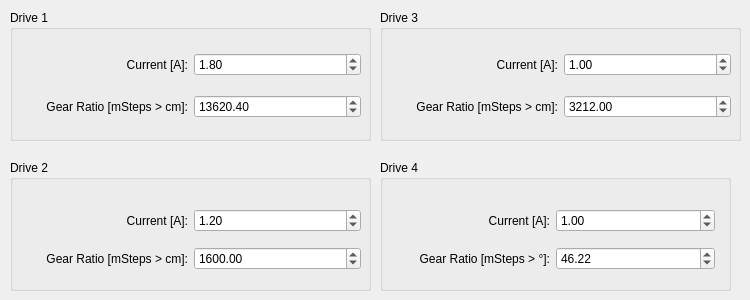
    <widget class="QWidget" name="MotorTab">
     <attribute name="title">
      <string>Motor Settings</string>
     </attribute>
     <widget class="QGroupBox" name="gbDr1">
      <property name="enabled">
       <bool>true</bool>
      </property>
      <property name="geometry">
       <rect>
        <x>10</x>
        <y>10</y>
        <width>361</width>
        <height>131</height>
       </rect>
      </property>
      <property name="title">
       <string>Drive 1</string>
      </property>
      <widget class="QWidget" name="layoutWidget">
       <property name="geometry">
        <rect>
         <x>10</x>
         <y>30</y>
         <width>341</width>
         <height>91</height>
        </rect>
       </property>
       <layout class="QGridLayout" name="gridLayout_3">
        <item row="0" column="0">
         <widget class="QLabel" name="lCurrent1">
          <property name="text">
           <string>Current [A]:</string>
          </property>
          <property name="alignment">
           <set>Qt::AlignRight|Qt::AlignTrailing|Qt::AlignVCenter</set>
          </property>
         </widget>
        </item>
        <item row="0" column="1">
         <widget class="QDoubleSpinBox" name="sbCurrent1">
          <property name="decimals">
           <number>2</number>
          </property>
          <property name="minimum">
           <double>0.100000000000000</double>
          </property>
          <property name="maximum">
           <double>2.800000000000000</double>
          </property>
          <property name="singleStep">
           <double>0.100000000000000</double>
          </property>
          <property name="value">
           <double>1.800000000000000</double>
          </property>
         </widget>
        </item>
        <item row="1" column="0">
         <widget class="QLabel" name="lGear1">
          <property name="layoutDirection">
           <enum>Qt::LeftToRight</enum>
          </property>
          <property name="text">
           <string>Gear Ratio [mSteps &gt; cm]:</string>
          </property>
          <property name="alignment">
           <set>Qt::AlignRight|Qt::AlignTrailing|Qt::AlignVCenter</set>
          </property>
         </widget>
        </item>
        <item row="1" column="1">
         <widget class="QDoubleSpinBox" name="sbGear1">
          <property name="maximum">
           <double>1000000.000000000000000</double>
          </property>
          <property name="singleStep">
           <double>0.100000000000000</double>
          </property>
          <property name="value">
           <double>13620.399999999999636</double>
          </property>
         </widget>
        </item>
       </layout>
      </widget>
     </widget>
     <widget class="QGroupBox" name="gbDr3">
      <property name="geometry">
       <rect>
        <x>380</x>
        <y>10</y>
        <width>361</width>
        <height>131</height>
       </rect>
      </property>
      <property name="title">
       <string>Drive 3</string>
      </property>
      <widget class="QWidget" name="layoutWidget">
       <property name="geometry">
        <rect>
         <x>10</x>
         <y>30</y>
         <width>341</width>
         <height>91</height>
        </rect>
       </property>
       <layout class="QGridLayout" name="gridLayout_5">
        <item row="0" column="0">
         <widget class="QLabel" name="lCurrent3">
          <property name="text">
           <string>Current [A]:</string>
          </property>
          <property name="alignment">
           <set>Qt::AlignRight|Qt::AlignTrailing|Qt::AlignVCenter</set>
          </property>
         </widget>
        </item>
        <item row="0" column="1">
         <widget class="QDoubleSpinBox" name="sbCurrent3">
          <property name="decimals">
           <number>2</number>
          </property>
          <property name="minimum">
           <double>0.100000000000000</double>
          </property>
          <property name="maximum">
           <double>1.200000000000000</double>
          </property>
          <property name="singleStep">
           <double>0.100000000000000</double>
          </property>
          <property name="value">
           <double>1.000000000000000</double>
          </property>
         </widget>
        </item>
        <item row="1" column="0">
         <widget class="QLabel" name="lGear3">
          <property name="layoutDirection">
           <enum>Qt::LeftToRight</enum>
          </property>
          <property name="text">
           <string>Gear Ratio [mSteps &gt; cm]:</string>
          </property>
          <property name="alignment">
           <set>Qt::AlignRight|Qt::AlignTrailing|Qt::AlignVCenter</set>
          </property>
         </widget>
        </item>
        <item row="1" column="1">
         <widget class="QDoubleSpinBox" name="sbGear3">
          <property name="maximum">
           <double>100000.000000000000000</double>
          </property>
          <property name="value">
           <double>3212.000000000000000</double>
          </property>
         </widget>
        </item>
       </layout>
      </widget>
     </widget>
     <widget class="QGroupBox" name="gbDr4">
      <property name="geometry">
       <rect>
        <x>380</x>
        <y>160</y>
        <width>351</width>
        <height>131</height>
       </rect>
      </property>
      <property name="title">
       <string>Drive 4</string>
      </property>
      <widget class="QWidget" name="layoutWidget">
       <property name="geometry">
        <rect>
         <x>10</x>
         <y>40</y>
         <width>325</width>
         <height>81</height>
        </rect>
       </property>
       <layout class="QGridLayout" name="gridLayout">
        <item row="0" column="0">
         <widget class="QLabel" name="lCurrent4">
          <property name="text">
           <string>Current [A]:</string>
          </property>
          <property name="alignment">
           <set>Qt::AlignRight|Qt::AlignTrailing|Qt::AlignVCenter</set>
          </property>
         </widget>
        </item>
        <item row="0" column="1">
         <widget class="QDoubleSpinBox" name="sbCurrent4">
          <property name="decimals">
           <number>2</number>
          </property>
          <property name="minimum">
           <double>0.100000000000000</double>
          </property>
          <property name="maximum">
           <double>1.200000000000000</double>
          </property>
          <property name="singleStep">
           <double>0.100000000000000</double>
          </property>
          <property name="value">
           <double>1.000000000000000</double>
          </property>
         </widget>
        </item>
        <item row="1" column="0">
         <widget class="QLabel" name="lGear4">
          <property name="layoutDirection">
           <enum>Qt::LeftToRight</enum>
          </property>
          <property name="text">
           <string>Gear Ratio [mSteps &gt; °]:</string>
          </property>
          <property name="alignment">
           <set>Qt::AlignRight|Qt::AlignTrailing|Qt::AlignVCenter</set>
          </property>
         </widget>
        </item>
        <item row="1" column="1">
         <widget class="QDoubleSpinBox" name="sbGear4">
          <property name="maximum">
           <double>300.000000000000000</double>
          </property>
          <property name="value">
           <double>46.219999999999999</double>
          </property>
         </widget>
        </item>
       </layout>
      </widget>
     </widget>
     <widget class="QGroupBox" name="gbDr2">
      <property name="geometry">
       <rect>
        <x>10</x>
        <y>160</y>
        <width>361</width>
        <height>131</height>
       </rect>
      </property>
      <property name="title">
       <string>Drive 2</string>
      </property>
      <widget class="QWidget" name="layoutWidget">
       <property name="geometry">
        <rect>
         <x>10</x>
         <y>40</y>
         <width>341</width>
         <height>80</height>
        </rect>
       </property>
       <layout class="QGridLayout" name="gridLayout_4">
        <item row="0" column="0">
         <widget class="QLabel" name="lCurrent2">
          <property name="text">
           <string>Current [A]:</string>
          </property>
          <property name="alignment">
           <set>Qt::AlignRight|Qt::AlignTrailing|Qt::AlignVCenter</set>
          </property>
         </widget>
        </item>
        <item row="0" column="1">
         <widget class="QDoubleSpinBox" name="sbCurrent2">
          <property name="decimals">
           <number>2</number>
          </property>
          <property name="minimum">
           <double>0.100000000000000</double>
          </property>
          <property name="maximum">
           <double>3.000000000000000</double>
          </property>
          <property name="singleStep">
           <double>0.100000000000000</double>
          </property>
          <property name="value">
           <double>1.200000000000000</double>
          </property>
         </widget>
        </item>
        <item row="1" column="0">
         <widget class="QLabel" name="lGear2">
          <property name="layoutDirection">
           <enum>Qt::LeftToRight</enum>
          </property>
          <property name="text">
           <string>Gear Ratio [mSteps &gt; cm]:</string>
          </property>
          <property name="alignment">
           <set>Qt::AlignRight|Qt::AlignTrailing|Qt::AlignVCenter</set>
          </property>
         </widget>
        </item>
        <item row="1" column="1">
         <widget class="QDoubleSpinBox" name="sbGear2">
          <property name="maximum">
           <double>100000.000000000000000</double>
          </property>
          <property name="value">
           <double>1600.000000000000000</double>
          </property>
         </widget>
        </item>
       </layout>
      </widget>
     </widget>
    </widget>
